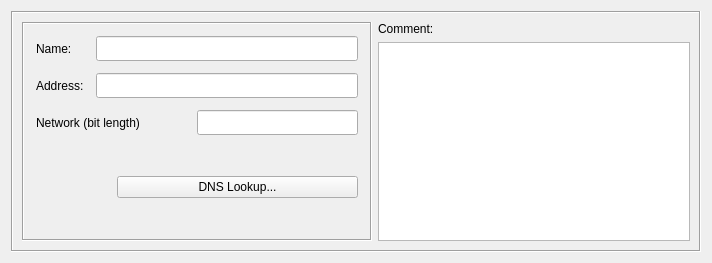
<ui version="4.0" >
 <class>IPv6Dialog_q</class>
 <widget class="QWidget" name="IPv6Dialog_q" >
  <property name="enabled" >
   <bool>true</bool>
  </property>
  <property name="geometry" >
   <rect>
    <x>0</x>
    <y>0</y>
    <width>712</width>
    <height>263</height>
   </rect>
  </property>
  <property name="windowTitle" >
   <string>IPv6</string>
  </property>
  <layout class="QGridLayout" name="gridLayout" >
   <item row="0" column="0" >
    <widget class="QFrame" name="frame7" >
     <property name="sizePolicy" >
      <sizepolicy vsizetype="Preferred" hsizetype="Preferred" >
       <horstretch>0</horstretch>
       <verstretch>0</verstretch>
      </sizepolicy>
     </property>
     <property name="frameShape" >
      <enum>QFrame::Box</enum>
     </property>
     <property name="frameShadow" >
      <enum>QFrame::Sunken</enum>
     </property>
     <layout class="QGridLayout" >
      <item rowspan="2" row="0" column="0" >
       <widget class="QFrame" name="frame14" >
        <property name="sizePolicy" >
         <sizepolicy vsizetype="Preferred" hsizetype="Fixed" >
          <horstretch>0</horstretch>
          <verstretch>0</verstretch>
         </sizepolicy>
        </property>
        <property name="minimumSize" >
         <size>
          <width>350</width>
          <height>16</height>
         </size>
        </property>
        <property name="maximumSize" >
         <size>
          <width>350</width>
          <height>16777215</height>
         </size>
        </property>
        <property name="frameShape" >
         <enum>QFrame::Box</enum>
        </property>
        <property name="frameShadow" >
         <enum>QFrame::Sunken</enum>
        </property>
        <layout class="QGridLayout" >
         <property name="margin" >
          <number>12</number>
         </property>
         <property name="spacing" >
          <number>12</number>
         </property>
         <item row="0" column="0" >
          <widget class="QLabel" name="textLabel1" >
           <property name="maximumSize" >
            <size>
             <width>55</width>
             <height>16777215</height>
            </size>
           </property>
           <property name="text" >
            <string>Name:</string>
           </property>
           <property name="wordWrap" >
            <bool>false</bool>
           </property>
          </widget>
         </item>
         <item row="0" column="1" >
          <widget class="QLineEdit" name="obj_name" >
           <property name="sizePolicy" >
            <sizepolicy vsizetype="Fixed" hsizetype="Preferred" >
             <horstretch>200</horstretch>
             <verstretch>0</verstretch>
            </sizepolicy>
           </property>
           <property name="minimumSize" >
            <size>
             <width>0</width>
             <height>25</height>
            </size>
           </property>
          </widget>
         </item>
         <item row="1" column="0" >
          <widget class="QLabel" name="textLabel2_2" >
           <property name="minimumSize" >
            <size>
             <width>0</width>
             <height>0</height>
            </size>
           </property>
           <property name="maximumSize" >
            <size>
             <width>55</width>
             <height>16777215</height>
            </size>
           </property>
           <property name="text" >
            <string>Address:</string>
           </property>
           <property name="wordWrap" >
            <bool>false</bool>
           </property>
          </widget>
         </item>
         <item row="1" column="1" >
          <widget class="QLineEdit" name="address" >
           <property name="sizePolicy" >
            <sizepolicy vsizetype="Fixed" hsizetype="Preferred" >
             <horstretch>200</horstretch>
             <verstretch>0</verstretch>
            </sizepolicy>
           </property>
           <property name="minimumSize" >
            <size>
             <width>0</width>
             <height>25</height>
            </size>
           </property>
           <property name="text" >
            <string/>
           </property>
          </widget>
         </item>
         <item row="2" column="0" colspan="2" >
          <widget class="QFrame" name="frame" >
           <property name="frameShape" >
            <enum>QFrame::NoFrame</enum>
           </property>
           <property name="frameShadow" >
            <enum>QFrame::Raised</enum>
           </property>
           <layout class="QGridLayout" >
            <property name="margin" >
             <number>0</number>
            </property>
            <property name="spacing" >
             <number>0</number>
            </property>
            <item row="0" column="0" >
             <widget class="QLabel" name="netmaskLabel" >
              <property name="text" >
               <string>Network (bit length)</string>
              </property>
              <property name="wordWrap" >
               <bool>false</bool>
              </property>
             </widget>
            </item>
            <item row="0" column="1" >
             <widget class="QLineEdit" name="netmask" >
              <property name="sizePolicy" >
               <sizepolicy vsizetype="Fixed" hsizetype="Preferred" >
                <horstretch>0</horstretch>
                <verstretch>0</verstretch>
               </sizepolicy>
              </property>
              <property name="minimumSize" >
               <size>
                <width>0</width>
                <height>25</height>
               </size>
              </property>
             </widget>
            </item>
           </layout>
          </widget>
         </item>
         <item row="3" column="0" colspan="2" >
          <layout class="QHBoxLayout" >
           <item>
            <spacer>
             <property name="orientation" >
              <enum>Qt::Vertical</enum>
             </property>
             <property name="sizeHint" stdset="0" >
              <size>
               <width>81</width>
               <height>20</height>
              </size>
             </property>
            </spacer>
           </item>
           <item>
            <widget class="QPushButton" name="dnsLookup" >
             <property name="text" >
              <string>DNS Lookup...</string>
             </property>
            </widget>
           </item>
          </layout>
         </item>
        </layout>
       </widget>
      </item>
      <item row="0" column="1" >
       <widget class="QLabel" name="textLabel2" >
        <property name="sizePolicy" >
         <sizepolicy vsizetype="Fixed" hsizetype="Preferred" >
          <horstretch>0</horstretch>
          <verstretch>0</verstretch>
         </sizepolicy>
        </property>
        <property name="text" >
         <string>Comment:</string>
        </property>
        <property name="wordWrap" >
         <bool>false</bool>
        </property>
       </widget>
      </item>
      <item row="1" column="1" >
       <widget class="QTextEdit" name="comment" >
        <property name="sizePolicy" >
         <sizepolicy vsizetype="Expanding" hsizetype="Expanding" >
          <horstretch>0</horstretch>
          <verstretch>100</verstretch>
         </sizepolicy>
        </property>
        <property name="minimumSize" >
         <size>
          <width>200</width>
          <height>0</height>
         </size>
        </property>
        <property name="tabChangesFocus" >
         <bool>true</bool>
        </property>
       </widget>
      </item>
     </layout>
    </widget>
   </item>
  </layout>
 </widget>
 <tabstops>
  <tabstop>obj_name</tabstop>
  <tabstop>address</tabstop>
  <tabstop>comment</tabstop>
 </tabstops>
 <resources>
  <include location="MainRes.qrc" />
 </resources>
 <connections>
  <connection>
   <sender>comment</sender>
   <signal>textChanged()</signal>
   <receiver>IPv6Dialog_q</receiver>
   <slot>changed()</slot>
   <hints>
    <hint type="sourcelabel" >
     <x>20</x>
     <y>20</y>
    </hint>
    <hint type="destinationlabel" >
     <x>20</x>
     <y>20</y>
    </hint>
   </hints>
  </connection>
  <connection>
   <sender>address</sender>
   <signal>textChanged(QString)</signal>
   <receiver>IPv6Dialog_q</receiver>
   <slot>changed()</slot>
   <hints>
    <hint type="sourcelabel" >
     <x>20</x>
     <y>20</y>
    </hint>
    <hint type="destinationlabel" >
     <x>20</x>
     <y>20</y>
    </hint>
   </hints>
  </connection>
  <connection>
   <sender>obj_name</sender>
   <signal>textChanged(QString)</signal>
   <receiver>IPv6Dialog_q</receiver>
   <slot>changed()</slot>
   <hints>
    <hint type="sourcelabel" >
     <x>20</x>
     <y>20</y>
    </hint>
    <hint type="destinationlabel" >
     <x>20</x>
     <y>20</y>
    </hint>
   </hints>
  </connection>
  <connection>
   <sender>dnsLookup</sender>
   <signal>clicked()</signal>
   <receiver>IPv6Dialog_q</receiver>
   <slot>DNSlookup()</slot>
   <hints>
    <hint type="sourcelabel" >
     <x>227</x>
     <y>194</y>
    </hint>
    <hint type="destinationlabel" >
     <x>361</x>
     <y>126</y>
    </hint>
   </hints>
  </connection>
  <connection>
   <sender>netmask</sender>
   <signal>textChanged(QString)</signal>
   <receiver>IPv6Dialog_q</receiver>
   <slot>changed()</slot>
   <hints>
    <hint type="sourcelabel" >
     <x>228</x>
     <y>141</y>
    </hint>
    <hint type="destinationlabel" >
     <x>310</x>
     <y>129</y>
    </hint>
   </hints>
  </connection>
 </connections>
 <slots>
  <slot>changed()</slot>
 </slots>
</ui>
